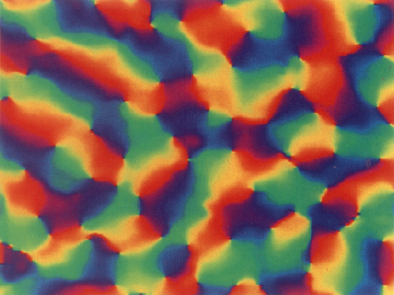
%> input picture mechanistic/v1-topology-blasdel-figure6.png, 394 x 295 px
$ octave texture_test.m   (GNU Octave 9; MATLAB toolbox functions it lacks are replaced by stand-ins)
%> lines starting %> are read from the running program, lines starting %| are printed output that depends on the picture
% A test script for trying out pyramid-based texture reproduction on images
% of V1 topology
%
% Based on Heeger and Bergen, 1995


clear all
close all

input_im = imread('../figures/v1-topology-blasdel-figure6.png');
%> input_im is the input picture: size 295x394x3 uint8; mean R, G, B 126.9, 99.5, 82
m = size(input_im,1);
%> m = 295
n = size(input_im,2);
%> n = 394

noise_im = wgn(m, n, 100);

%% Colour decorrelation on the input image
r_mean = mean2(input_im(:,:,1));
%> r_mean = 126.9
g_mean = mean2(input_im(:,:,2));
%> g_mean = 99.45
b_mean = mean2(input_im(:,:,3));
%> b_mean = 81.96

im_r = input_im(:,:,1) - r_mean;
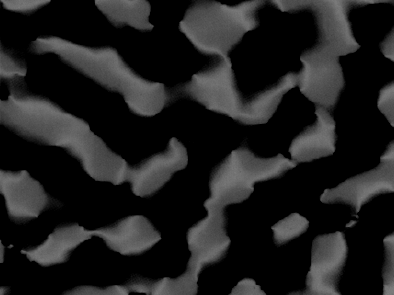
%> im_r: size 295x394 uint8; min 0, max 125, mean 31.5
im_g = input_im(:,:,2) - g_mean;
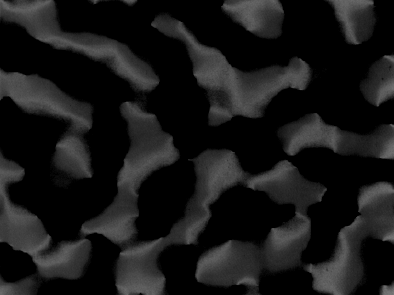
%> im_g: size 295x394 uint8; min 0, max 123, mean 24.4
im_b = input_im(:,:,3) - b_mean;
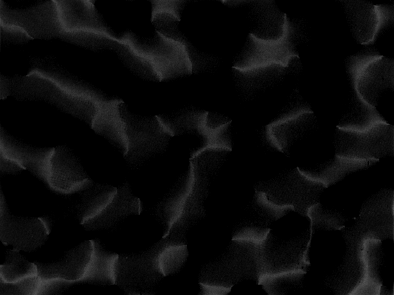
%> im_b: size 295x394 uint8; min 0, max 82, mean 10.7

% Calculate decorrelation transform M:
D = zeros(3,m*n);
D(1,:) = reshape(im_r, 1, m*n);
D(2,:) = reshape(im_g, 1, m*n);
D(3,:) = reshape(im_b, 1, m*n);

C = D*D';
%> C = [306086674 121853837 1937003; 121853837 175799040 20372592; 1937003 20372592 37338452]
[U,S,V] = svd(C);
%> U = [-0.856 0.509 0.0889; -0.516 -0.83 -0.215; -0.0355 -0.23 0.973]; S = [379548441.5 0 0; 0 106655963.7 0; 0 0 33019760.8]; V has the same summary as U
M = S\U';
%> M = [-2.26e-09 -1.36e-09 -9.36e-11; 4.77e-09 -7.78e-09 -2.15e-09; 2.69e-09 -6.5e-09 2.95e-08]

%> (the run ends here)
